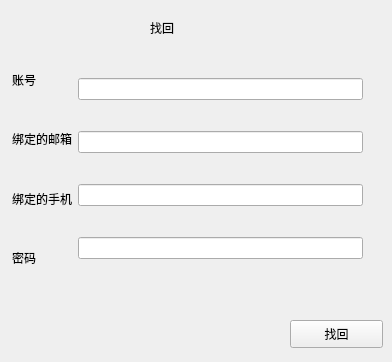
<?xml version="1.0" encoding="UTF-8"?>
<ui version="4.0">
 <class>FindPassword</class>
 <widget class="QWidget" name="FindPassword">
  <property name="geometry">
   <rect>
    <x>0</x>
    <y>0</y>
    <width>392</width>
    <height>362</height>
   </rect>
  </property>
  <property name="windowTitle">
   <string>Form</string>
  </property>
  <widget class="QWidget" name="layoutWidget">
   <property name="geometry">
    <rect>
     <x>12</x>
     <y>53</y>
     <width>351</width>
     <height>231</height>
    </rect>
   </property>
   <layout class="QHBoxLayout" name="horizontalLayout">
    <item>
     <layout class="QVBoxLayout" name="verticalLayout">
      <item>
       <widget class="QLabel" name="account_label">
        <property name="text">
         <string>账号</string>
        </property>
       </widget>
      </item>
      <item>
       <widget class="QLabel" name="email_label">
        <property name="text">
         <string>绑定的邮箱</string>
        </property>
       </widget>
      </item>
      <item>
       <widget class="QLabel" name="phone_label">
        <property name="text">
         <string>绑定的手机</string>
        </property>
       </widget>
      </item>
      <item>
       <widget class="QLabel" name="password_label">
        <property name="text">
         <string>密码</string>
        </property>
       </widget>
      </item>
     </layout>
    </item>
    <item>
     <layout class="QVBoxLayout" name="verticalLayout_2">
      <item>
       <widget class="QLineEdit" name="accout_line"/>
      </item>
      <item>
       <widget class="QLineEdit" name="email_line"/>
      </item>
      <item>
       <widget class="QLineEdit" name="phone_line"/>
      </item>
      <item>
       <widget class="QLineEdit" name="password_line"/>
      </item>
     </layout>
    </item>
   </layout>
  </widget>
  <widget class="QPushButton" name="commit">
   <property name="geometry">
    <rect>
     <x>290</x>
     <y>320</y>
     <width>93</width>
     <height>28</height>
    </rect>
   </property>
   <property name="text">
    <string>找回</string>
   </property>
  </widget>
  <widget class="QLabel" name="head_label">
   <property name="geometry">
    <rect>
     <x>150</x>
     <y>20</y>
     <width>72</width>
     <height>15</height>
    </rect>
   </property>
   <property name="text">
    <string>找回</string>
   </property>
  </widget>
 </widget>
 <resources/>
 <connections/>
</ui>
